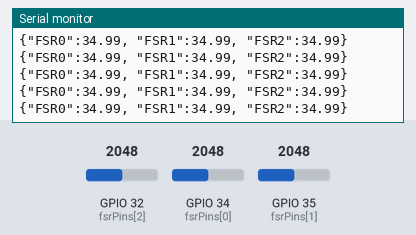
The program below on a simulated ESP32. Shown: the last lines printed to the serial monitor. The inputs (shaded band) are chosen by the test bench; at power-on: GPIO 32 (fsrPins[2]) = 2048, GPIO 34 (fsrPins[0]) = 2048, GPIO 35 (fsrPins[1]) = 2048. WiFi joins after 1.5 s; servers stay silent unless stated.

Above: at 3.2 s.
3.3 s: GPIO 32 (fsrPins[2]) set to 1310
At 3.34 s:
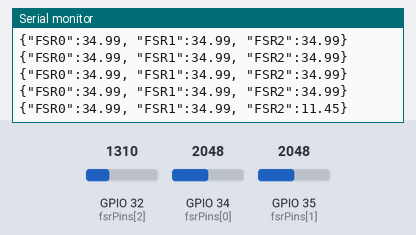
4.8 s: GPIO 32 (fsrPins[2]) set to 1168
At 4.81 s:
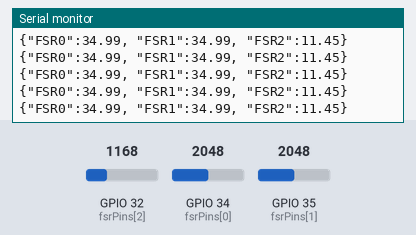
10.8 s: GPIO 34 (fsrPins[0]) set to 3048
At 10.81 s:
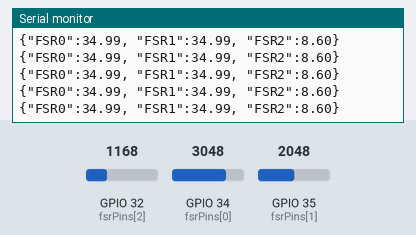
12.3 s: GPIO 34 (fsrPins[0]) set to 3190
At 12.37 s:
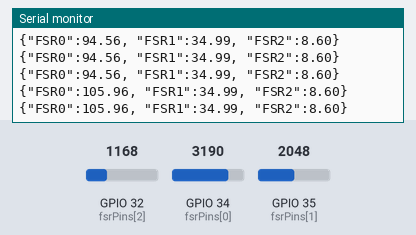
Timing chart, 0 to 15.3 s (numbered marks = the images above; inputs shaded):
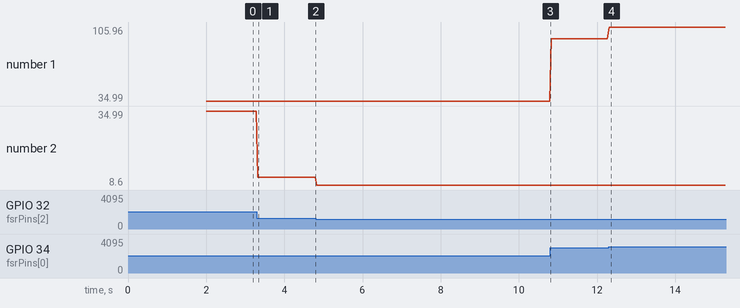

The program:

main.cpp
```cpp
#include <Arduino.h>
#include <WiFi.h>
#include <WebServer.h>
#include <WebSocketsServer.h>

#include "soc/soc.h"
#include "soc/rtc_cntl_reg.h"

const char* ssid = "wifissid";
const char* password = "password";


// Web server setup
WebServer server(80);
WebSocketsServer webSocket = WebSocketsServer(82);

// Pin Definitions
const int fsrPins[] = {34, 35, 32}; // Array of FSR pin numbers
const int numFSR = sizeof(fsrPins) / sizeof(fsrPins[0]); // Number of FSR sensors

// Variables
float fsrReadings[numFSR]; // Array to store analog readings
float voltages[numFSR];    // Array to store calculated voltages
float forces[numFSR];      // Array to store calculated forces (optional)

// ADC Reference Voltage
const float Vcc = 3.3; // ESP32 ADC reference voltage
const int ADCResolution = 4095; // 12-bit ADC resolution

void onWebSocketEvent(uint8_t num, WStype_t type, uint8_t * payload, size_t length) {
  if (type == WStype_TEXT) {
    Serial.printf("WebSocket [%u] received: %s\n", num, payload);
  }
}

// JSON data string
String jsonData;

void setup() {
  Serial.begin(9600); // Initialize serial communication at 9600 baud rate
  WRITE_PERI_REG(RTC_CNTL_BROWN_OUT_REG, 0);

  // WiFi
  WiFi.begin(ssid, password);
  Serial.print("Connecting to WiFi");
  while (WiFi.status() != WL_CONNECTED) {
    delay(1000);
    Serial.print(".");
  }
  Serial.println("\nWiFi connected. IP Address: ");
  Serial.println(WiFi.localIP());

  // Start WebSocket server
  webSocket.begin();
  webSocket.onEvent(onWebSocketEvent);

  // Start HTTP server
  server.on("/", HTTP_GET, []() {
    server.send(200, "text/plain", "FSR Data Server");
  });

  // Add HTTP endpoint to serve FSR data as JSON
  server.on("/get-data", HTTP_GET, []() {
    server.send(200, "application/json", jsonData);
  });

  server.begin();
}

void loop() {
 // Read and process FSR data
  jsonData = "{";
  for (int i = 0; i < numFSR; i++) {
    fsrReadings[i] = analogRead(fsrPins[i]);
    voltages[i] = fsrReadings[i] * (Vcc / ADCResolution);
    forces[i] = voltages[i] > 0.1 ? pow(voltages[i], 2.5) * 10 : 0;

    // Append data to JSON string
    jsonData += "\"FSR" + String(i) + "\":" + String(forces[i]);
    if (i < numFSR - 1) jsonData += ", ";
  }
  jsonData += "}";

  // Print to Serial Monitor
  Serial.println(jsonData);

  webSocket.broadcastTXT(jsonData);

  webSocket.loop();
  server.handleClient();

  delay(10);
}
```

Measured:
- after the input at 3.3 s, the serial monitor: prints a new line at once (image 1)
- after the input at 12.3 s, the serial monitor: prints a new line at once (image 4)
- plotted number 1: 34.99 → 94.56 after the input at 10.8 s, 94.56 → 105.96 after the input at 12.3 s
- plotted number 2: 34.99 → 11.45 after the input at 3.3 s, 11.45 → 8.6 after the input at 4.8 s
